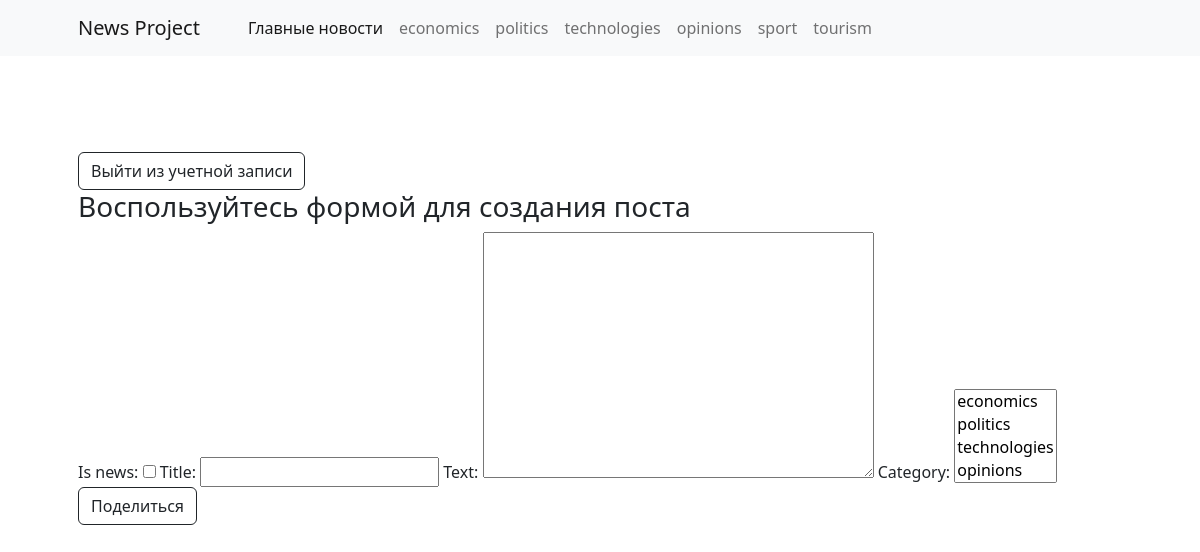
Page /add (signed in) on the earlier database version.
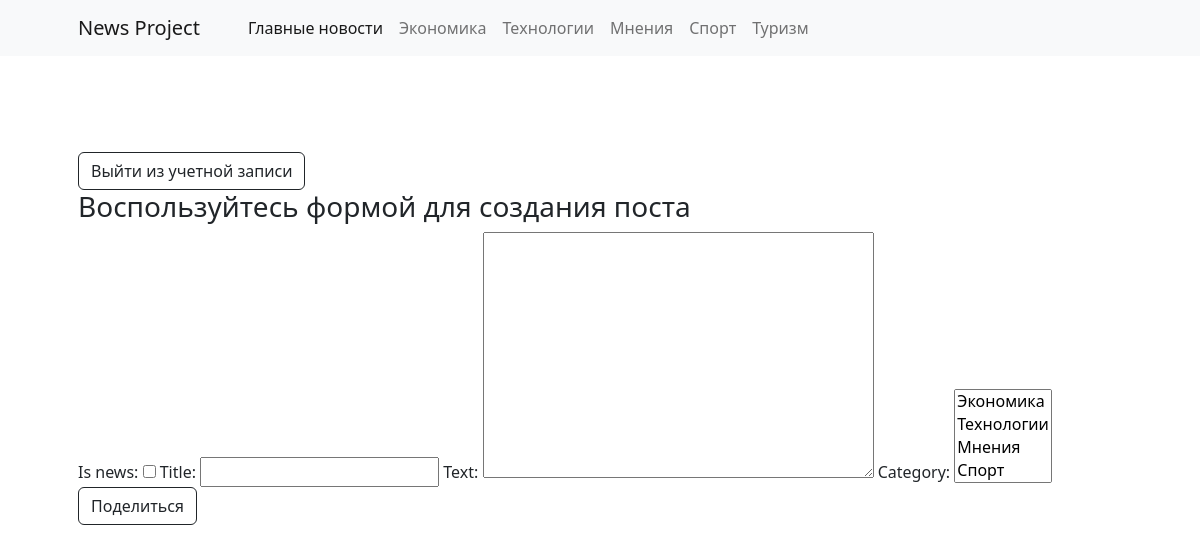
Same page on the later database version.
### news/models.py (models this page shows, shortened)
class Category(models.Model):
    name = models.CharField(max_length=64, unique=True)
    subscribers = models.ManyToManyField(User, through='UserCategory', blank=True)
    slug = models.SlugField(max_length=255, unique=True, db_index=True, null=True)
    def __str__(self):
        return f'{self.name}'

### news/views.py (the view, shortened to what this page needs)
# urls.py: path('add', PostCreate.as_view(), name='post_add'),
class PostCreate(LoginRequiredMixin, PermissionRequiredMixin, CreateView):
    template_name = 'add.html'
    form_class = PostForm
    permission_required = 'news.add_post'
    def get_context_data(self, **kwargs):
        context = super().get_context_data()
        date = datetime.utcnow().strftime('%d %m %y')
        author = Author.objects.get(author=self.request.user)
        posts = Post.objects.filter(author=author).order_by('-date')[:3]
        if posts.count() >= 3:
            if all([post.date.strftime('%d %m %y') == date for post in posts]):
                context['limit_exceeded'] = True
        return context

### news/forms.py
class PostForm(ModelForm):
    class Meta:
        model = Post
        fields = ['is_news', 'title', 'text', 'category']

### news/templatetags/custom_tags.py (called while the page is built)
@register.inclusion_tag('navigation.html', takes_context=True)
def show_navigation(context):
    categories = Category.objects.all()
    return {
        "categories": categories,
    }

### templates/add.html (shortened to what this page needs)
{% extends 'default.html' %}
{% block content %}
<div>
  <a class="btn btn-outline-dark mt-auto" href="accounts/logout">Выйти из учетной записи</a>
</div>
{% if limit_exceeded %}
    <h3>Превышен лимит публикаций (3 поста в сутки)</h3>
{% else %}
    <h3>Воспользуйтесь формой для создания поста</h3>
    <form method="POST">
        {{ form }}
        <button class="btn btn-outline-dark mt-auto">Поделиться</button>
    </form>
{% endif %}
{% endblock content %}

### templates/navigation.html
{% load cache %}
{% cache 300 navigation %}
<ul class="navbar-nav me-auto mb-2 mb-lg-0 ms-lg-4">
    <li class="nav-item"><a class="nav-link active" aria-current="page" href="/">Главные новости</a></li>
    {% for category in categories %}
    <li class="nav-item"><a class="nav-link" href="{% url 'categories' category.slug %}">{{ category.name }}</a></li>
    {% endfor %}
</ul>
{% endcache %}

Differences in the rows shown:
removed Category: name "politics"
changed Category: name "economics" → "Экономика"
changed Category: name "technologies" → "Технологии"
changed Category: name "opinions" → "Мнения"
changed Category: name "sport" → "Спорт"
changed Category: name "tourism" → "Туризм"
Other differences:
form field category: "economics / politics / technologies / opinions" → "Экономика / Технологии / Мнения / Спорт"
